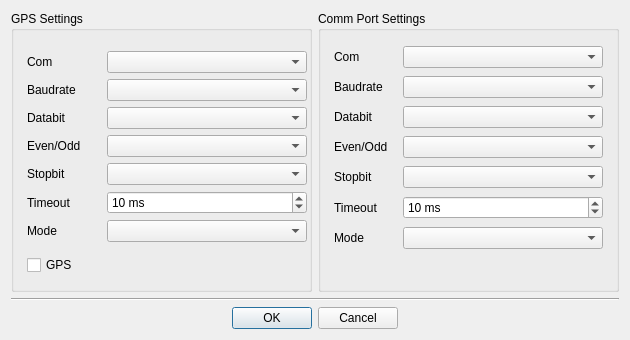
<?xml version="1.0" encoding="UTF-8"?>
<ui version="4.0">
 <class>QDeviceDialogClass</class>
 <widget class="QDialog" name="QDeviceDialogClass">
  <property name="geometry">
   <rect>
    <x>0</x>
    <y>0</y>
    <width>630</width>
    <height>340</height>
   </rect>
  </property>
  <property name="maximumSize">
   <size>
    <width>630</width>
    <height>400</height>
   </size>
  </property>
  <property name="windowTitle">
   <string>Zigbee Devices Setting</string>
  </property>
  <layout class="QGridLayout" name="gridLayout_2">
   <item row="0" column="1">
    <widget class="QGroupBox" name="groupBox">
     <property name="title">
      <string>Comm Port Settings</string>
     </property>
     <widget class="QWidget" name="layoutWidget">
      <property name="geometry">
       <rect>
        <x>16</x>
        <y>33</y>
        <width>269</width>
        <height>211</height>
       </rect>
      </property>
      <layout class="QGridLayout" name="gridLayout_3">
       <item row="0" column="0">
        <widget class="QLabel" name="label">
         <property name="text">
          <string>Com</string>
         </property>
        </widget>
       </item>
       <item row="0" column="1">
        <widget class="QComboBox" name="portBox">
         <property name="sizePolicy">
          <sizepolicy hsizetype="Minimum" vsizetype="Fixed">
           <horstretch>0</horstretch>
           <verstretch>0</verstretch>
          </sizepolicy>
         </property>
         <property name="minimumSize">
          <size>
           <width>200</width>
           <height>0</height>
          </size>
         </property>
        </widget>
       </item>
       <item row="1" column="0">
        <widget class="QLabel" name="label_2">
         <property name="text">
          <string>Baudrate</string>
         </property>
        </widget>
       </item>
       <item row="1" column="1">
        <widget class="QComboBox" name="baudRateBox"/>
       </item>
       <item row="2" column="0">
        <widget class="QLabel" name="label_3">
         <property name="text">
          <string>Databit</string>
         </property>
        </widget>
       </item>
       <item row="2" column="1">
        <widget class="QComboBox" name="dataBitsBox"/>
       </item>
       <item row="3" column="0">
        <widget class="QLabel" name="label_4">
         <property name="text">
          <string>Even/Odd</string>
         </property>
        </widget>
       </item>
       <item row="3" column="1">
        <widget class="QComboBox" name="parityBox"/>
       </item>
       <item row="4" column="0">
        <widget class="QLabel" name="label_5">
         <property name="text">
          <string>Stopbit</string>
         </property>
        </widget>
       </item>
       <item row="4" column="1">
        <widget class="QComboBox" name="stopBitsBox"/>
       </item>
       <item row="5" column="0">
        <widget class="QLabel" name="label_7">
         <property name="text">
          <string>Timeout</string>
         </property>
        </widget>
       </item>
       <item row="5" column="1">
        <widget class="QSpinBox" name="timeoutBox">
         <property name="suffix">
          <string> ms</string>
         </property>
         <property name="minimum">
          <number>-1</number>
         </property>
         <property name="maximum">
          <number>10000</number>
         </property>
         <property name="singleStep">
          <number>10</number>
         </property>
         <property name="value">
          <number>10</number>
         </property>
        </widget>
       </item>
       <item row="6" column="0">
        <widget class="QLabel" name="label_6">
         <property name="text">
          <string>Mode</string>
         </property>
        </widget>
       </item>
       <item row="6" column="1">
        <widget class="QComboBox" name="queryModeBox"/>
       </item>
      </layout>
     </widget>
    </widget>
   </item>
   <item row="1" column="0" colspan="2">
    <widget class="Line" name="line">
     <property name="orientation">
      <enum>Qt::Horizontal</enum>
     </property>
    </widget>
   </item>
   <item row="2" column="0" colspan="2">
    <widget class="QDialogButtonBox" name="buttonBox">
     <property name="orientation">
      <enum>Qt::Horizontal</enum>
     </property>
     <property name="standardButtons">
      <set>QDialogButtonBox::Cancel|QDialogButtonBox::Ok</set>
     </property>
     <property name="centerButtons">
      <bool>true</bool>
     </property>
    </widget>
   </item>
   <item row="0" column="0">
    <widget class="QGroupBox" name="groupBox_2">
     <property name="sizePolicy">
      <sizepolicy hsizetype="Preferred" vsizetype="Expanding">
       <horstretch>0</horstretch>
       <verstretch>0</verstretch>
      </sizepolicy>
     </property>
     <property name="minimumSize">
      <size>
       <width>0</width>
       <height>280</height>
      </size>
     </property>
     <property name="title">
      <string>GPS Settings</string>
     </property>
     <widget class="QWidget" name="layoutWidget">
      <property name="geometry">
       <rect>
        <x>16</x>
        <y>33</y>
        <width>280</width>
        <height>239</height>
       </rect>
      </property>
      <layout class="QVBoxLayout" name="verticalLayout">
       <item>
        <layout class="QGridLayout" name="gridLayout">
         <item row="0" column="0">
          <widget class="QLabel" name="label_15">
           <property name="text">
            <string>Com</string>
           </property>
          </widget>
         </item>
         <item row="0" column="1">
          <widget class="QComboBox" name="portBoxGps">
           <property name="sizePolicy">
            <sizepolicy hsizetype="Minimum" vsizetype="Fixed">
             <horstretch>0</horstretch>
             <verstretch>0</verstretch>
            </sizepolicy>
           </property>
           <property name="minimumSize">
            <size>
             <width>200</width>
             <height>0</height>
            </size>
           </property>
          </widget>
         </item>
         <item row="1" column="0">
          <widget class="QLabel" name="label_16">
           <property name="text">
            <string>Baudrate</string>
           </property>
          </widget>
         </item>
         <item row="1" column="1">
          <widget class="QComboBox" name="baudRateBoxGps"/>
         </item>
         <item row="2" column="0">
          <widget class="QLabel" name="label_17">
           <property name="text">
            <string>Databit</string>
           </property>
          </widget>
         </item>
         <item row="2" column="1">
          <widget class="QComboBox" name="dataBitsBoxGps"/>
         </item>
         <item row="3" column="0">
          <widget class="QLabel" name="label_18">
           <property name="text">
            <string>Even/Odd</string>
           </property>
          </widget>
         </item>
         <item row="3" column="1">
          <widget class="QComboBox" name="parityBoxGps"/>
         </item>
         <item row="4" column="0">
          <widget class="QLabel" name="label_19">
           <property name="text">
            <string>Stopbit</string>
           </property>
          </widget>
         </item>
         <item row="4" column="1">
          <widget class="QComboBox" name="stopBitsBoxGps"/>
         </item>
         <item row="5" column="0">
          <widget class="QLabel" name="label_20">
           <property name="text">
            <string>Timeout</string>
           </property>
          </widget>
         </item>
         <item row="5" column="1">
          <widget class="QSpinBox" name="timeoutBoxGps">
           <property name="suffix">
            <string> ms</string>
           </property>
           <property name="minimum">
            <number>-1</number>
           </property>
           <property name="maximum">
            <number>10000</number>
           </property>
           <property name="singleStep">
            <number>10</number>
           </property>
           <property name="value">
            <number>10</number>
           </property>
          </widget>
         </item>
         <item row="6" column="0">
          <widget class="QLabel" name="label_21">
           <property name="text">
            <string>Mode</string>
           </property>
          </widget>
         </item>
         <item row="6" column="1">
          <widget class="QComboBox" name="queryModeBoxGps"/>
         </item>
        </layout>
       </item>
       <item>
        <widget class="QCheckBox" name="checkBoxGpsEnable">
         <property name="text">
          <string>GPS</string>
         </property>
        </widget>
       </item>
      </layout>
     </widget>
    </widget>
   </item>
  </layout>
 </widget>
 <resources/>
 <connections>
  <connection>
   <sender>buttonBox</sender>
   <signal>accepted()</signal>
   <receiver>QDeviceDialogClass</receiver>
   <slot>accept()</slot>
   <hints>
    <hint type="sourcelabel">
     <x>248</x>
     <y>254</y>
    </hint>
    <hint type="destinationlabel">
     <x>157</x>
     <y>274</y>
    </hint>
   </hints>
  </connection>
  <connection>
   <sender>buttonBox</sender>
   <signal>rejected()</signal>
   <receiver>QDeviceDialogClass</receiver>
   <slot>reject()</slot>
   <hints>
    <hint type="sourcelabel">
     <x>316</x>
     <y>260</y>
    </hint>
    <hint type="destinationlabel">
     <x>286</x>
     <y>274</y>
    </hint>
   </hints>
  </connection>
 </connections>
</ui>
